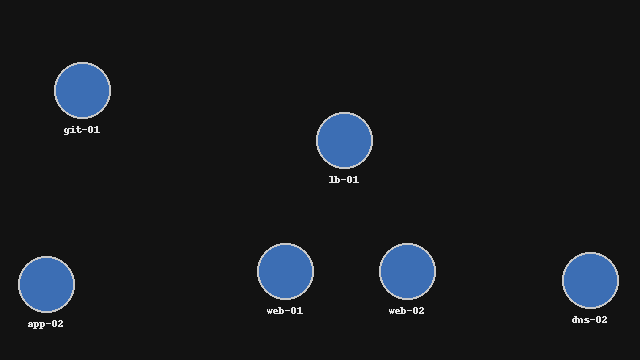
#> input picture Locks of Confusion - 1/verify.png, 640 x 360 px
$ python -i verify2.py   (imports and definitions only)
#> lines starting #> are read from the running program, lines starting #| are printed output that depends on the picture; after the words box and inside, x2 and y2 are one past the last pixel; in counts of white or black regions, pixels touching at a corner belong together
#> further down, picture is the input picture: PIL image 640x360 RGB; mean R, G, B 22.6, 25.5, 29.6
#!/usr/bin/env python3
import re, io, json, subprocess, tempfile, os, sys
import urllib.request, ssl
from PIL import Image, ImageOps

B = "https://kicyber-4bfe3faed6a6-locks-of-confusion1-0-0.chals.io"
ctx = ssl.create_default_context(); ctx.check_hostname=False; ctx.verify_mode=ssl.CERT_NONE

def req(path, data=None, headers=None):
    r = urllib.request.Request(B+path, data=data, headers=headers or {})
    return urllib.request.urlopen(r, context=ctx, timeout=20).read()

def ocr_tsv(img):
    g = img.convert("L")
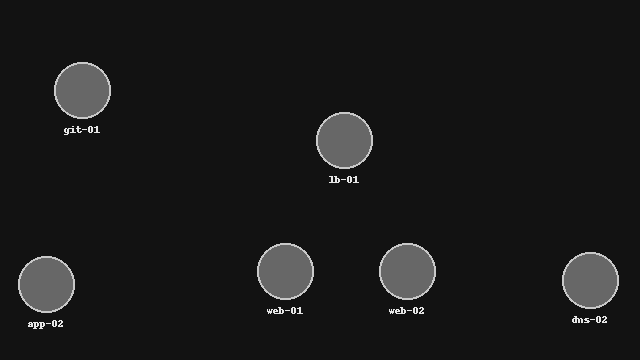
#> g: PIL image 640x360 L; min 18, max 230, mean 25.1
    g = g.point(lambda p: 255 if p > 90 else 0)   # white text -> white
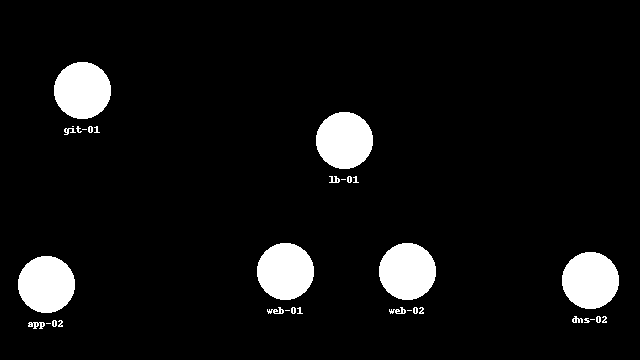
#> g: PIL image 640x360 L; 6.9% white; 33 white regions (8 under 20 px), largest, box (x1, y1, x2, y2) and area: (54, 62, 111, 119) 2553, (316, 112, 373, 169) 2553, (257, 243, 314, 300) 2553
    g = ImageOps.invert(g)                          # -> black text on white
    g = g.resize((g.width*2, g.height*2))
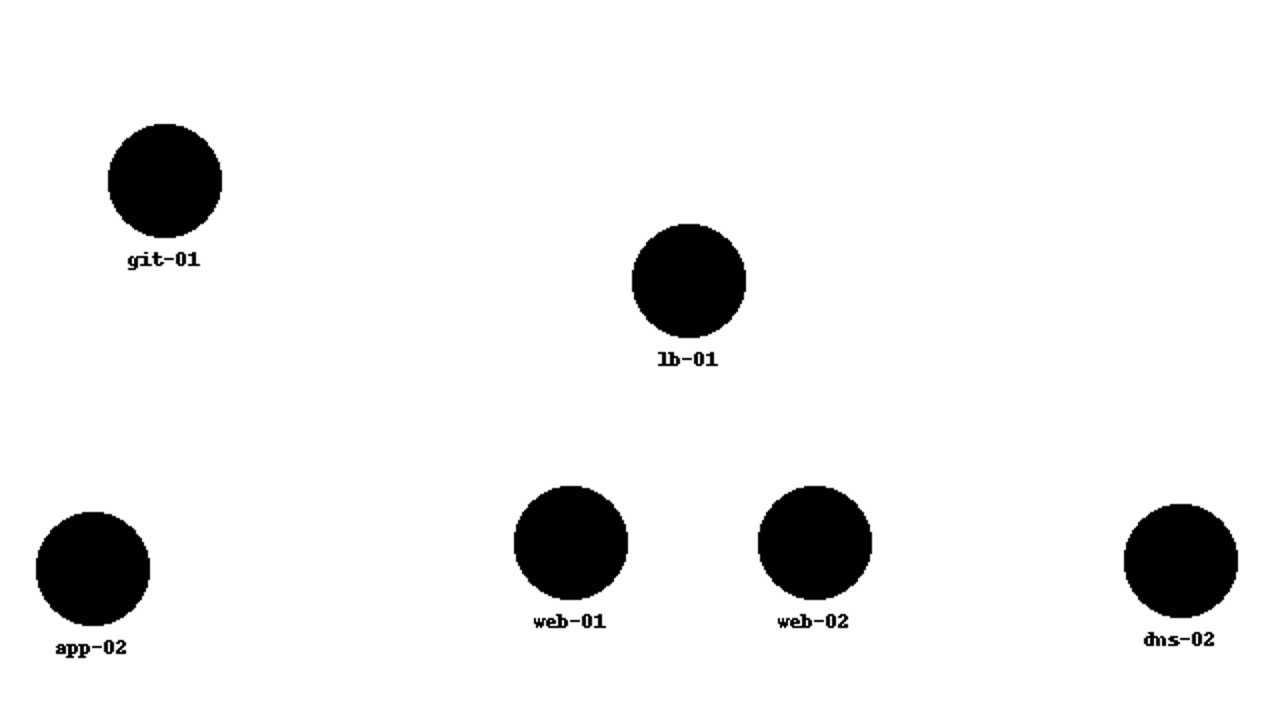
#> g: PIL image 1280x720 L; min 0, max 255, mean 237.3
    with tempfile.NamedTemporaryFile(suffix=".png", delete=False) as f:
        g.save(f.name); fn = f.name
    try:
#> (the run stopped early here; a loop or call above may not have finished)
